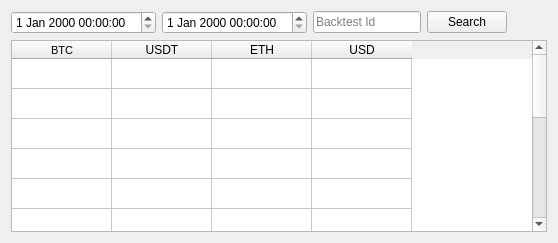
      <widget class="QWidget" name="tabStats">
       <property name="styleSheet">
        <string notr="true"/>
       </property>
       <attribute name="title">
        <string>Statistics</string>
       </attribute>
       <layout class="QGridLayout" name="gridLayout_19">
        <item row="0" column="0">
         <layout class="QVBoxLayout" name="verticalLayout_16">
          <item>
           <layout class="QHBoxLayout" name="horizontalLayout_7">
            <item>
             <widget class="QDateTimeEdit" name="dateFromStats">
              <property name="styleSheet">
               <string notr="true"/>
              </property>
             </widget>
            </item>
            <item>
             <widget class="QDateTimeEdit" name="dateToStats">
              <property name="styleSheet">
               <string notr="true"/>
              </property>
             </widget>
            </item>
            <item>
             <widget class="QLineEdit" name="txtBacktestIdStats">
              <property name="sizePolicy">
               <sizepolicy hsizetype="Fixed" vsizetype="Fixed">
                <horstretch>0</horstretch>
                <verstretch>0</verstretch>
               </sizepolicy>
              </property>
              <property name="styleSheet">
               <string notr="true"/>
              </property>
              <property name="placeholderText">
               <string>Backtest Id</string>
              </property>
             </widget>
            </item>
            <item>
             <widget class="QPushButton" name="btnSearchStats">
              <property name="styleSheet">
               <string notr="true"/>
              </property>
              <property name="text">
               <string>Search</string>
              </property>
             </widget>
            </item>
            <item>
             <spacer name="horizontalSpacer_5">
              <property name="orientation">
               <enum>Qt::Horizontal</enum>
              </property>
              <property name="sizeHint" stdset="0">
               <size>
                <width>40</width>
                <height>20</height>
               </size>
              </property>
             </spacer>
            </item>
           </layout>
          </item>
          <item>
           <widget class="QTableWidget" name="tblStats">
            <property name="enabled">
             <bool>true</bool>
            </property>
            <property name="styleSheet">
             <string notr="true"/>
            </property>
            <property name="alternatingRowColors">
             <bool>false</bool>
            </property>
            <property name="sortingEnabled">
             <bool>true</bool>
            </property>
            <attribute name="verticalHeaderVisible">
             <bool>false</bool>
            </attribute>
            <row>
             <property name="text">
              <string>New Row</string>
             </property>
            </row>
            <row>
             <property name="text">
              <string>New Row</string>
             </property>
            </row>
            <row>
             <property name="text">
              <string>New Row</string>
             </property>
            </row>
            <row>
             <property name="text">
              <string>New Row</string>
             </property>
            </row>
            <row>
             <property name="text">
              <string>New Row</string>
             </property>
            </row>
            <row>
             <property name="text">
              <string>New Row</string>
             </property>
            </row>
            <row>
             <property name="text">
              <string>New Row</string>
             </property>
            </row>
            <row>
             <property name="text">
              <string>New Row</string>
             </property>
            </row>
            <row>
             <property name="text">
              <string>New Row</string>
             </property>
            </row>
            <row>
             <property name="text">
              <string>New Row</string>
             </property>
            </row>
            <row>
             <property name="text">
              <string>New Row</string>
             </property>
            </row>
            <row>
             <property name="text">
              <string>New Row</string>
             </property>
            </row>
            <row>
             <property name="text">
              <string>New Row</string>
             </property>
            </row>
            <column>
             <property name="text">
              <string>BTC</string>
             </property>
             <property name="font">
              <font>
               <pointsize>8</pointsize>
              </font>
             </property>
            </column>
            <column>
             <property name="text">
              <string>USDT</string>
             </property>
            </column>
            <column>
             <property name="text">
              <string>ETH</string>
             </property>
            </column>
            <column>
             <property name="text">
              <string>USD</string>
             </property>
            </column>
            <item row="0" column="0">
             <property name="text">
              <string/>
             </property>
             <property name="font">
              <font>
               <pointsize>14</pointsize>
              </font>
             </property>
            </item>
           </widget>
          </item>
         </layout>
        </item>
       </layout>
      </widget>
